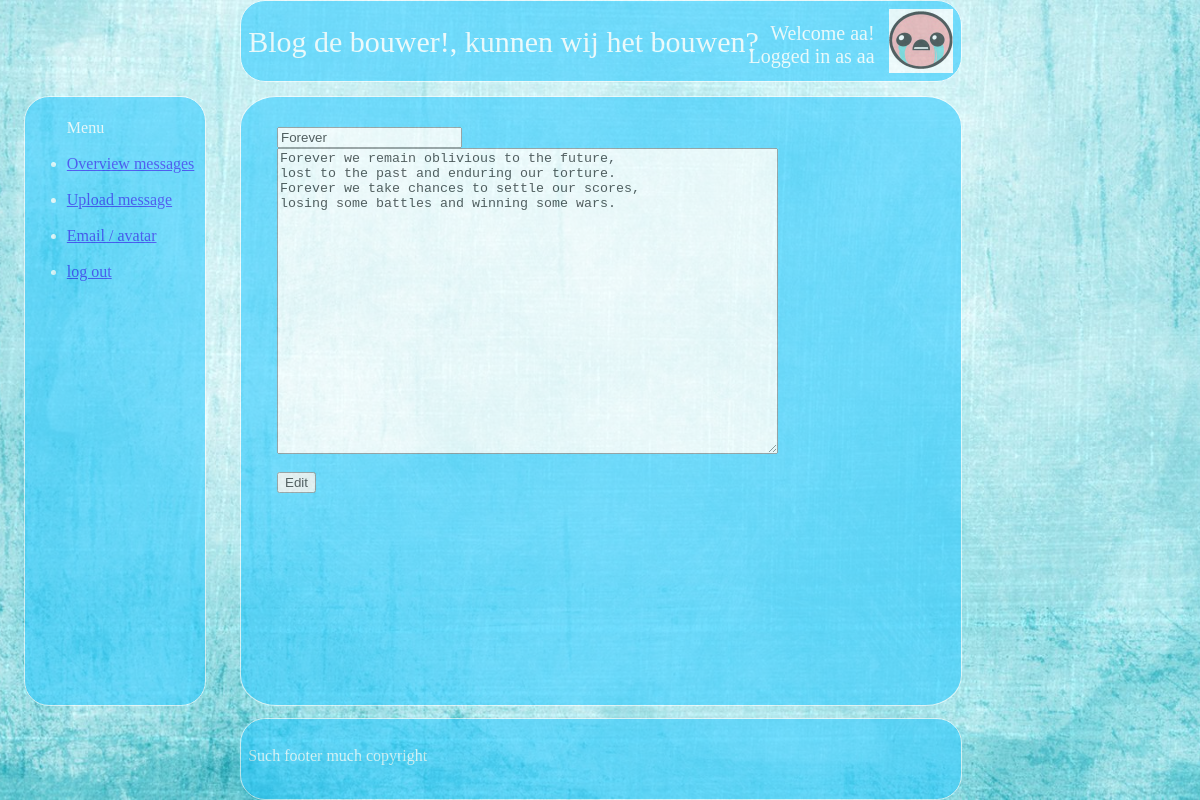
The app's page /view/update_message_form.php?id=2 (signed in), older data.
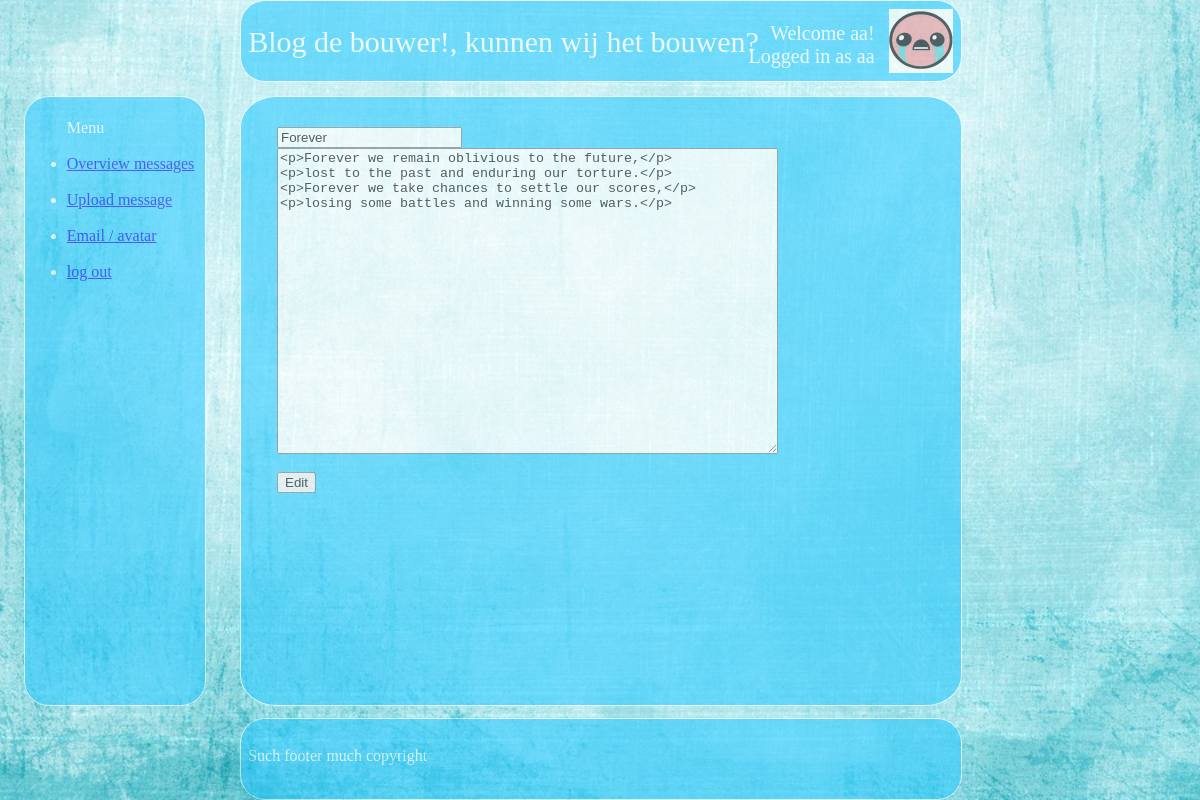
The same page, newer data.
### tables this page shows
CREATE TABLE IF NOT EXISTS `message` (
  `ID` int(11) NOT NULL,
  `titel` varchar(200) NOT NULL,
  `message` text NOT NULL,
  `op` int(11) NOT NULL
);

### view/update_message_form.php (the view, shortened to what this page needs)
<head>
</head>
<?php
include '../include/menu.php';
include '../include/header.php';
$id = $_GET['id'];
include '../model/connect.php';
$sql = "SELECT titel, message
FROM message
WHERE id=$id";
$result = mysqli_query($conn, $sql);
while(list($titel, $message)= mysqli_fetch_row($result)){
	echo "
	<form action=\"../controller/update_message.php\" method=\"GET\">
		<input type=\"text\" name=\"titel\" value=\"$titel\" required><br>
		<textarea id=\"mytextarea\" name=\"message\" cols=\"60\" rows=\"20\" required>$message</textarea><br>
		<input type=\"hidden\" name=\"id\" value=\"$id\"><br>
		<input type=\"submit\" name=\"submit\" value=\"Edit\"><br>
	</form>
	";
}
include '../include/footer.php';
?>

### include/menu.php (shortened to what this page needs)
<?php
echo"
<div id=\"menu\">
<ul id=\"menuList\">
Menu
<br><br>
<li><a href=\"../view/overview_messages.php\">Overview messages</a></li>
<br>
<li><a href=\"../view/insert_message_form.php\">Upload message</a></li>
<br>
<li><a href=\"../view/update_profile_form.php\">Email / avatar</a></li>
<br>";
if(!isset($_SESSION['username'])){
	echo"
	<li><a href=\"../view/login_form.php\">Login</a></li>
	<li><a href=\"../view/register_user_form.php\">Register</a></li>";
}else{
	echo"<li><a href=\"../controller/logout.php\">log out</a></li>";
}
echo"
</ul>
<br><br>
</div>
";
?>

### include/header.php (shortened to what this page needs)
<link rel=stylesheet href="../style/style.css" type="text/css">
<div id="header">
<span id="headerText">
Blog de bouwer!, kunnen wij het bouwen?
</span>
<span id="loginStatus">
<?php
if(isset($_SESSION['username'])){
	echo "Welcome {$_SESSION['name']}!<br>
	Logged in as {$_SESSION['username']}";
	echo"</span>";
	if( file_exists("../user_avatars/{$_SESSION['username']}.jpg")){
		echo"<img id='avatar' src='../user_avatars/{$_SESSION["username"]}.jpg' alt='Error loading avatar' >";
	}
}else {
	echo "Welcome guest";
}
?>
</div>
<div id="content">
<span id="contentText">

### include/footer.php
</span>
</div>
<div id="footer"><span id="footerText">Such footer much copyright</span></div>

### style/style.css (style rules this page uses)
#header { border-radius: 25px; background-color: #33ccff; position:fixed; width:60%; height:10%; left:20%; top:0%; border: solid 1px; opacity: 0.6; filter: alpha(opacity=60); }
#content { border-radius: 5%; background-color: #33ccff; font-size:16px; position:fixed; width:60%; height:76%; left:20%; top:12%; border:solid 1px; overflow-y:auto; overflow-x:hidden; opacity: 0.6; filter: alpha(opacity=60); }
#footer { border-radius: 25px; background-color: #33ccff; position:fixed; width:60%; height:10%; left:20%; bottom:0%; border: solid 1px; opacity: 0.6; filter: alpha(opacity=60); }
#menu { border-radius: 25px; background-color: #33ccff; position:fixed; width:15%; height:76%; left:2%; top:12%; border: solid 1px; opacity: 0.6; filter: alpha(opacity=60); }
#menuList { position:absolute; top:1%; left:1%; }
#headerText { position:absolute; top:30%; left:1%; font-size:30px; }
#avatar { position:absolute; top:10%; left:90%; height:80%; }
#footerText { position:absolute; top: 35%; left:1%; }
#loginStatus { position:absolute; top:26%; right:12%; font-size:20px; text-align: right; }
#contentText { position:absolute; top:5%; left:5%; width:100%; }

Row changes from the older to the newer data that the page shows:
changed message "Forever": message "Forever we remain oblivious to the future, lost to the past and enduring our torture. Forever we take chances to settle our scores, losing some battles and winning some wars." → "<p>Forever we remain oblivious to the future,</p> <p>lost to the past and enduring our torture.</p> <p>Forever we take chances to settle our scores,</p> <p>losing some battles and winning some wars.</p>"
